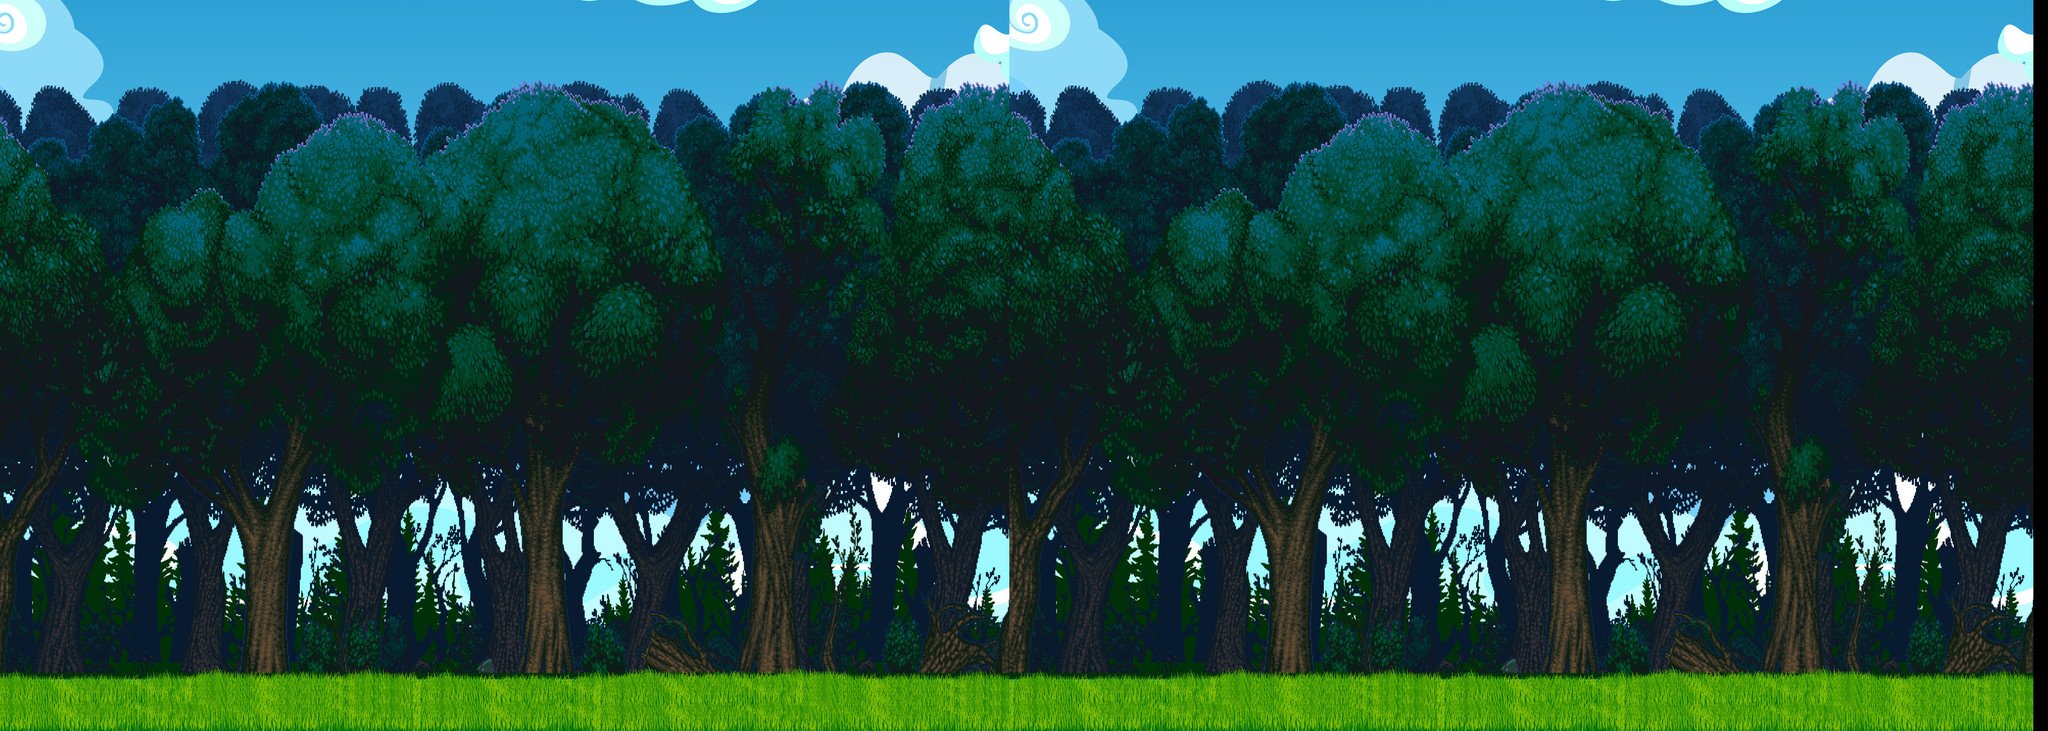

This game map was drawn from its Tiled (.tmx) file and the tilesets committed beside it. A one-line description and the trimmed map source follow:
An orthogonal 140x50 tile map with 32x32 px tiles, 2 tile layers (Capa de Patrones 1, Capa de patrones 2), 2 tilesets and 27 objects (17x 0, 2, 1).

<map version="1.0" orientation="orthogonal" renderorder="right-down" width="140" height="50" tilewidth="32" tileheight="32" nextobjectid="55">
 <tileset firstgid="1" name="fondo" tilewidth="32" tileheight="32" tilecount="3500">
  <image source="resources/Imagenes/FONDOFINAL.jpg" width="2240" height="1600" />
 </tileset>
 <tileset firstgid="3501" name="objetos " tilewidth="32" tileheight="32" tilecount="48">
  <image source="resources/Imagenes/objetos-mundo1.png" width="256" height="192" />
 </tileset>
 <layer name="Capa de Patrones 1" width="140" height="50">
  <data>[7000 cells, 6950 non-empty, 3500 distinct tile ids]</data>
 </layer>
 <objectgroup name="Capa de Colisiones">
  <object id="2" x="0" y="0" width="41.6667" height="1608.33" />
  <object id="3" x="4416.67" y="0" width="33.3333" height="1616.67" />
  <object id="4" x="8.33333" y="-8.33333" width="4450" height="41.6667" />
  <object id="54" x="20" y="1496" width="4420" height="100" />
 </objectgroup>
 <layer name="Capa de patrones 2" width="140" height="50">
  <data>[7000 cells, 0 non-empty, 0 distinct tile ids]</data>
 </layer>
 <objectgroup name="Capa de Enemigos ">
  <object id="6" type="2" x="3517.33" y="1430.67" width="45.3333" height="46.6667">
   <ellipse />
  </object>
 </objectgroup>
 <objectgroup name="Capa de Player">
  <object id="18" x="204" y="1366.67" width="69.3333" height="65.3333" />
 </objectgroup>
 <objectgroup name="Capa de Powerups">
  <object id="7" type="1" x="1198.67" y="1364" width="33.3333" height="34.6667">
   <ellipse />
  </object>
 </objectgroup>
 <objectgroup name="Capa de Puerta">
  <object id="5" x="3725.33" y="1389.33" width="96" height="98.6667">
   <ellipse />
  </object>
 </objectgroup>
 <objectgroup name="Capa de Bordes">
  <object id="50" x="0" y="0" height="1600" />
  <object id="53" x="4440" y="0" width="10" height="1600" />
 </objectgroup>
 <objectgroup name="Capa de Obstaculos" />
 <objectgroup name="Capa de MonedasLlaves">
  <object id="8" type="0" x="1386.67" y="1333.33" width="100" height="100">
   <ellipse />
  </object>
  <object id="9" type="0" x="1452" y="1333.33" width="100" height="100">
   <ellipse />
  </object>
  <object id="10" type="0" x="1608" y="1245.33" width="100" height="100">
   <ellipse />
  </object>
  <object id="11" type="0" x="1773.33" y="1140" width="100" height="100">
   <ellipse />
  </object>
  <object id="12" type="0" x="1937.33" y="1050.67" width="100" height="100">
   <ellipse />
  </object>
  <object id="13" type="0" x="2130.67" y="1048" width="100" height="100">
   <ellipse />
  </object>
  <object id="14" type="0" x="2346.67" y="1040" width="100" height="100">
   <ellipse />
  </object>
  <object id="39" type="0" x="233.697" y="263.152" width="100" height="100">
   <ellipse />
  </object>
  <object id="41" type="0" x="439.758" y="266.182" width="100" height="100">
   <ellipse />
  </object>
  <object id="42" type="0" x="657.939" y="266.182" width="100" height="100">
   <ellipse />
  </object>
  <object id="43" type="0" x="909.455" y="269.212" width="100" height="100">
   <ellipse />
  </object>
  <object id="44" type="0" x="1182.18" y="269.212" width="100" height="100">
   <ellipse />
  </object>
  <object id="45" type="0" x="1364" y="260.121" width="100" height="100">
   <ellipse />
  </object>
  <object id="46" type="0" x="1603.39" y="263.152" width="100" height="100">
   <ellipse />
  </object>
  <object id="47" type="0" x="1803.39" y="266.182" width="100" height="100">
   <ellipse />
  </object>
  <object id="48" type="0" x="1979.15" y="257.091" width="100" height="100">
   <ellipse />
  </object>
  <object id="49" type="0" x="2170.06" y="266.182" width="100" height="100">
   <ellipse />
  </object>
 </objectgroup>
</map>
